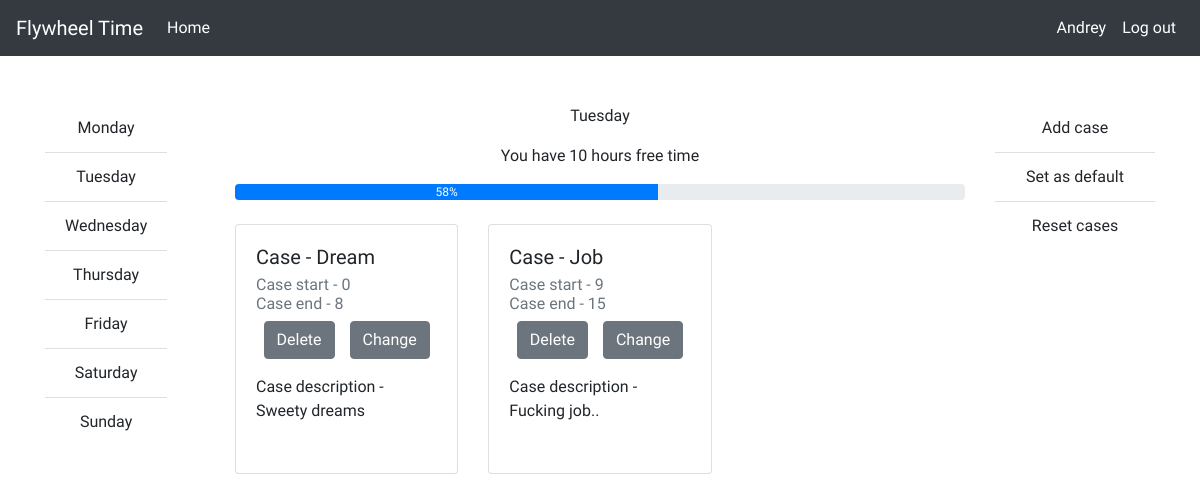
/profile/tue (signed in), run on the app's committed database.
### registration/models.py (models this page shows, shortened)
class User(models.Model):
    user_name = models.CharField(max_length=20, unique=True)
    user_password = models.CharField(max_length=20)
    user_mail = models.EmailField()
    class Meta:
        verbose_name = "Пользователи"
        verbose_name_plural = "Пользователи"

### timetable/models.py (models this page shows, shortened)
class BaseDay(models.Model):
    user = models.ForeignKey(User, on_delete=models.CASCADE)
    case_start = models.TimeField()
    case_end = models.TimeField()
    case = models.CharField(max_length=50)
    case_description = models.TextField()
    is_default = models.BooleanField()

### timetable/views.py (the view)
# urls.py: path('profile/tue', cal_views.tuesday, name="tuesday"),
def tuesday(request):
    user_tmp = User.objects.get(user_name=request.session['current_user'])
    data = Tuesday.objects.filter(user=user_tmp.id, is_default=False)
    return render(request, "webcalendar/profile.html", context=data_generation(request,data, 'Tuesday', 'tue'))

### timetable/views.py (called while the page is built)
def calc_time(start, end):
    end = timedelta(hours=end.hour, minutes=end.minute)
    start = timedelta(hours=start.hour, minutes=start.minute)
    return int((end - start).seconds / 3600)

### templates/webcalendar/profile.html (shortened to what this page needs)
{% extends "base/base.html" %}
{% load static %}
{% block user %}
{% if user != "None" %}
<li class="nav-item active">
   <a class="nav-link active" href="{% url 'profile' %}">{{user}}</a>
</li>
{% endif %}
{% endblock %}
{% block logout %}
{% if user != "None" %}
<li class="nav-item active">
   <a class="nav-link active" href="{% url 'logout' %}">Log out</a>
</li>
{% endif %}
{% endblock %}
{% block content %}
<div class="container">
   <div class="row">
      <div class="d-none d-lg-flex col-lg-2 order-2 order-lg-1">
         <ul class="list-group list-group-flush text-center">
            <li class="list-group-item"><a href="{% url 'monday' %}">Monday</a></li>
            <li class="list-group-item"><a href="{% url 'tuesday' %}">Tuesday</a></li>
            <li class="list-group-item"><a href="{% url 'wednesday' %}">Wednesday</a></li>
            <li class="list-group-item"><a href="{% url 'thursday' %}">Thursday</a></li>
            <li class="list-group-item"><a href="{% url 'friday' %}">Friday</a></li>
            <li class="list-group-item"><a href="{% url 'saturday' %}">Saturday</a></li>
            <li class="list-group-item"><a href="{% url 'sunday' %}">Sunday</a></li>
         </ul>
      </div>
      <div class="col-lg-8 order-1">
         <p class="d-none d-lg-flex justify-content-lg-center">
            {{ day }}
         </p>
         <p class="text-center">
            You have {{ empty_time }} hours free time
         </p>
         <div class="progress">
            <div class="progress-bar" role="progressbar" style="width: {{ progress }}%;" aria-valuemin="0" aria-valuemax="100">{{ progress }}%</div>
         </div>
         <br>
         <div class="row">
         {% for case in cases %}
            <div  class="col-12 col-lg-4">
               <div style="height: 250px;" class="card mb-4 " style="width: 18rem;">
                  <div class="card-body">
                     <h5 class="card-title">
                        <div id="{{ case.6 }}_name">Case - {{ case.0 }}</div>
                     </h5>
                     <h6 class="card-subtitle mb-2 text-muted">
                        <div id="{{ case.6 }}_start">Case start - {{ case.3 }}</div>
                        <div id="{{ case.6 }}_end">Case end - {{ case.4 }}</div>
                     </h6>
                     <div class="d-flex justify-content-around mb-3">
                        <form method="get" action="{% url 'deletecase' %}/{{day_short}}/{{ case.5 }}/">
                           <button type="submit" class="btn btn-secondary">Delete</button>
                        </form>
                        <form method="get" action="{% url 'changecase' %}/{{day_short}}/{{ case.5 }}/">
                           <button type="submit" class="btn btn-secondary">Change</button>
                        </form>
                     </div>
                     <div>Case description - {{ case.1 }}</div>
                  </div>
               </div>
            </div>
            {% endfor %}
      </div>
   </div>
   <div class="col-12 col-lg-2 order-0 order-lg-3">
         <ul class="list-group list-group-flush text-center">
            <li class="list-group-item" onclick="showModalWin()">Add case</li>
            <li class="list-group-item"><a href="{% url 'setdefault' %}/{{day_short}}/">Set as default</li>
            <li class="list-group-item"><a href="{% url 'resettodefault' %}/{{day_short}}/">Reset cases</a></li>
         </ul>
      </div>
</div>
{% endblock %}

### static/css/styles.css (style rules this page uses)
* { padding: 0; margin: 0; }
body { font-family: Comfortaa; overflow-x: hidden; }
li { cursor: pointer; }
a { color: #212529; }

### data on the page
User: user_name "Andrey"
BaseDay: case "Dream", case_description "Sweety dreams"
BaseDay: case "Job", case_description "Fucking job.."

### other printed values
{{ day }} "Tuesday"
{{ empty_time }} "10"
{{ progress }} "58"
{{ case.3 }} "0" "9"
{{ case.4 }} "8" "15"
